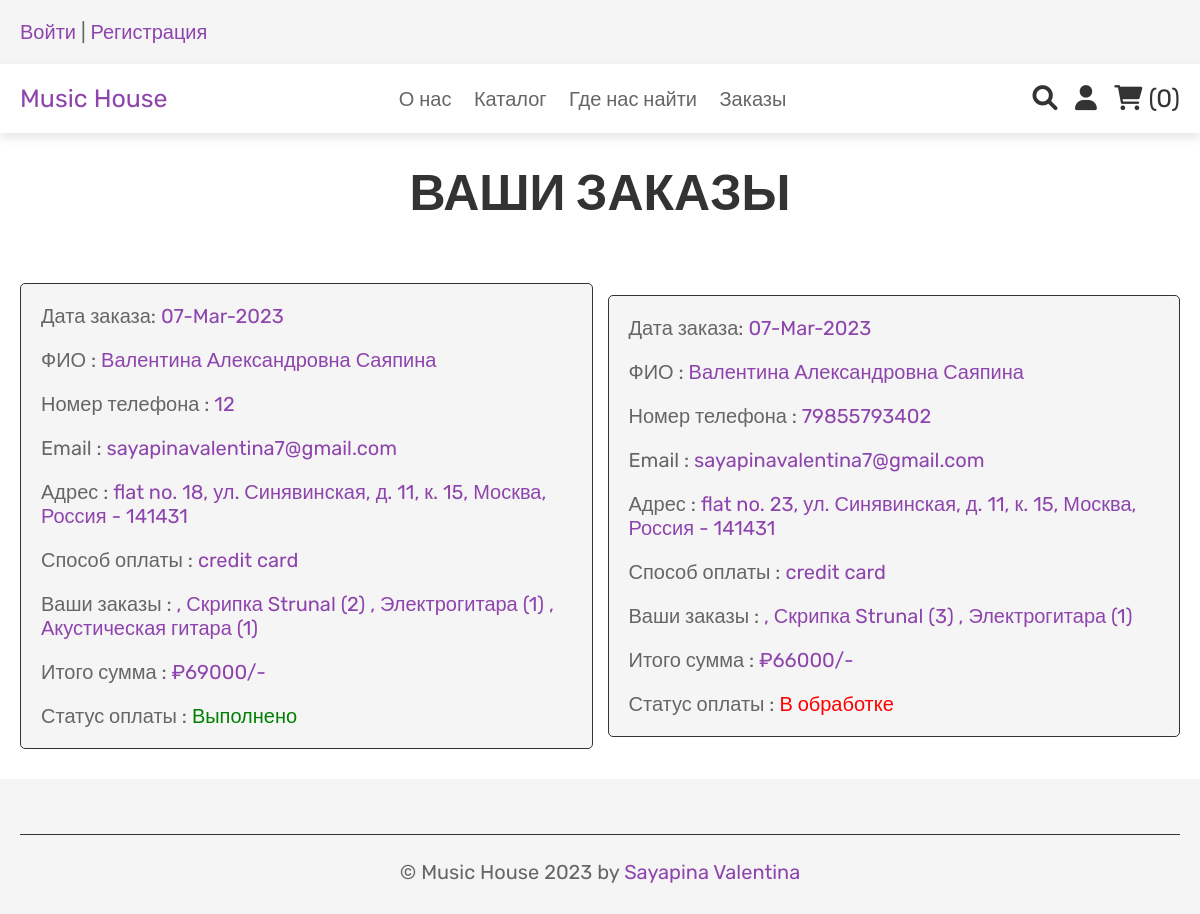
The app's page /orders.php (signed in) with its own data.
### tables this page shows
CREATE TABLE `orders` (
  `id` int NOT NULL,
  `user_id` int NOT NULL,
  `name` varchar(100) NOT NULL,
  `number` varchar(12) NOT NULL,
  `email` varchar(100) NOT NULL,
  `method` varchar(50) NOT NULL,
  `address` varchar(500) NOT NULL,
  `total_products` varchar(1000) NOT NULL,
  `total_price` int NOT NULL,
  `placed_on` varchar(50) NOT NULL,
  `payment_status` varchar(20) NOT NULL DEFAULT 'pending'
);

### orders.php (the view, shortened to what this page needs)
<?php
include 'config.php';
$user_id = $_SESSION['user_id'];
?>
<!DOCTYPE html>
<html lang="en">
<head>
   <link rel="stylesheet" href="https://cdnjs.cloudflare.com/ajax/libs/font-awesome/6.0.0/css/all.min.css">
   <link rel="stylesheet" href="css/style.css">
</head>
<body>
<?php include 'header.php'; ?>
<div class="heading">
   <h3>Ваши заказы</h3>
</div>
<section class="placed-orders">
   <div class="box-container">
      <?php
         $order_query = mysqli_query($conn, "SELECT * FROM `orders` WHERE user_id = '$user_id'") or die('query failed');
         if(mysqli_num_rows($order_query) > 0){
            while($fetch_orders = mysqli_fetch_assoc($order_query)){
      ?>
      <div class="box">
         <p> Дата заказа: <span><?php echo $fetch_orders['placed_on']; ?></span> </p>
         <p> ФИО : <span><?php echo $fetch_orders['name']; ?></span> </p>
         <p> Номер телефона : <span><?php echo $fetch_orders['number']; ?></span> </p>
         <p> Email : <span><?php echo $fetch_orders['email']; ?></span> </p>
         <p> Адрес : <span><?php echo $fetch_orders['address']; ?></span> </p>
         <p> Способ оплаты : <span><?php echo $fetch_orders['method']; ?></span> </p>
         <p> Ваши заказы : <span><?php echo $fetch_orders['total_products']; ?></span> </p>
         <p> Итого сумма : <span>₽<?php echo $fetch_orders['total_price']; ?>/-</span> </p>
         <p> Статус оплаты : <span style="color:<?php if($fetch_orders['payment_status'] == 'В обработке'){ echo 'red'; }else{ echo 'green'; } ?>;"><?php echo $fetch_orders['payment_status']; ?></span> </p>
         </div>
      <?php
       }
      }else{
         echo '<p class="empty">У вас пока нет заказов!</p>';
      }
      ?>
   </div>
</section>
<?php include 'footer.php'; ?>
</body>
</html>

### css/style.css (style rules this page uses)
:root { --purple:#8e44ad; --red:#c0392b; --orange:#f39c12; --black:#333; --white:#fff; --light-color:#666; --light-white:#ccc; --light-bg:#f5f5f5; --border:.1rem solid var(--black); --box-shadow:0 .5rem 1rem rgba(0,0,0,.1); }
* { font-family: 'Rubik', sans-serif; margin:0; padding:0; box-sizing: border-box; outline: none; border:none; text-decoration: none; transition:all .2s linear; }
html { font-size: 62.5%; overflow-x: hidden; }
section { padding:3rem 2rem; }
.heading { min-height: 15vh; display: flex; flex-flow: column; align-items: center; justify-content: center; gap:1rem; background-size: cover; background-position: center; text-align: center; }
.heading h3 { font-size: 5rem; color:var(--black); text-transform: uppercase; }
.placed-orders .box-container { max-width: 1200px; margin:0 auto; display:flex; flex-wrap: wrap; align-items: center; gap:1.5rem; }
.placed-orders .box-container .box { flex:1 1 40rem; border-radius: .5rem; padding:2rem; border:var(--border); background-color: var(--light-bg); padding:1rem 2rem; }
.placed-orders .box-container .box p { padding:1rem 0; font-size: 2rem; color:var(--light-color); }
.placed-orders .box-container .box p span { color:var(--purple); }

### records on screen
orders: placed_on "07-Mar-2023", name "Валентина Александровна Саяпина", number "12", email "sayapinavalentina7@gmail.com", address "flat no. 18, ул. Синявинская, д. 11, к. 15, Москва, Россия - 141431", method "credit card", total_products ", Скрипка Strunal (2) , Электрогитара (1) , Акустическая гитара (1)", total_price "69000", payment_status "Выполнено"
orders: placed_on "07-Mar-2023", name "Валентина Александровна Саяпина", number "79855793402", email "sayapinavalentina7@gmail.com", address "flat no. 23, ул. Синявинская, д. 11, к. 15, Москва, Россия - 141431", method "credit card", total_products ", Скрипка Strunal (3) , Электрогитара (1)", total_price "66000", payment_status "В обработке"

### other values on screen
$cart_rows_number "0"
